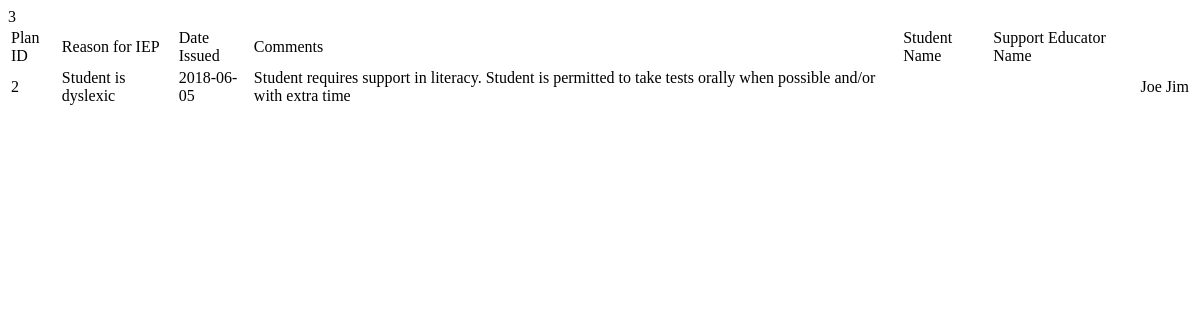
The app's page /php/reporting/viewIEP.php?studentID=3, older data.
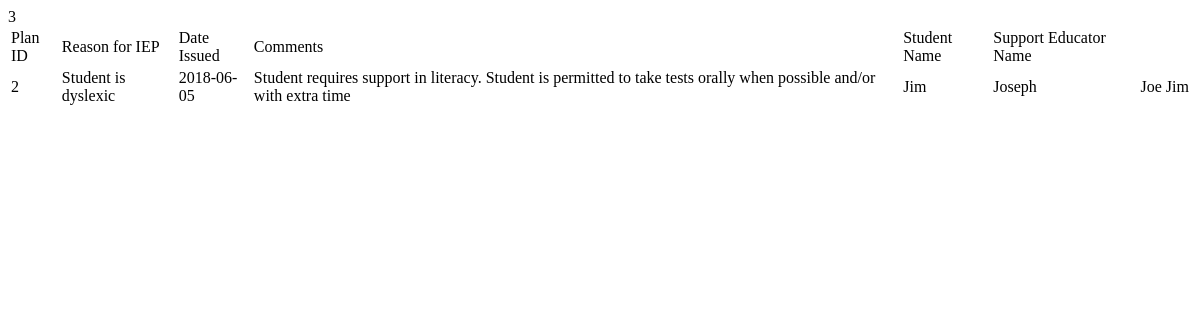
The same page, newer data.
### tables this page shows
CREATE TABLE `IndividualEducationPlan` (
    `planID` INTEGER(10) NOT NULL AUTO_INCREMENT,
    `reason` VARCHAR(100) NOT NULL,
    `dateIssued` CHAR(10) NOT NULL,
    `comments` VARCHAR(500) NOT NULL,
    `supportEducatorID` INTEGER(10) NOT NULL,
    `studentID` INTEGER(10) NOT NULL,
    PRIMARY KEY (`planID`)
);

CREATE TABLE `Student` (
    `studentID` INTEGER(10) NOT NULL AUTO_INCREMENT,
    `firstName` VARCHAR(30) NOT NULL,
    `middleName` VARCHAR(30) NOT NULL,
    `lastName` VARCHAR(60) NOT NULL,
    `gender` VARCHAR(50) NOT NULL,
    `dob` CHAR(10) NOT NULL,
    `grade` INTEGER(10) NOT NULL,
    `address` VARCHAR(100) NOT NULL,
    `phoneNum` CHAR(10) NOT NULL,
    `emailAddress` VARCHAR(100) NOT NULL,
    `allergies` VARCHAR(500) NOT NULL,
    `schoolID` INTEGER(10) NOT NULL,
    `guardianID` INTEGER(10),
    `userID` INTEGER(10) NOT NULL,
    `supportEducatorID` INTEGER(10),
    PRIMARY KEY (`studentID`)
);

CREATE TABLE `SupportEducator` (
    `supportEducatorID` INTEGER(10) NOT NULL AUTO_INCREMENT,
    `supFName` VARCHAR(30) NOT NULL,
    `supLName` VARCHAR(60) NOT NULL,
    `position` VARCHAR(100) NOT NULL,
    `specialty` VARCHAR(100) NOT NULL,
    `phoneNum` CHAR(10) NOT NULL,
    `emailAddress` VARCHAR(100) NOT NULL,
    `userID` INTEGER(10) NOT NULL,
    `schoolID` INTEGER(10) NOT NULL,
    PRIMARY KEY (`supportEducatorID`)
);

### php/reporting/viewIEP.php (the view, shortened to what this page needs)
<!doctype html>
<html lang="en">
<head>
</head>
<body>
<?php
    $studentIDFromForm = $_GET["studentID"];
    echo $studentIDFromForm;
@ $database = new mysqli('localhost', 'root', '', 'stars');
$querySelectIEP = "SELECT planID, reason, dateIssued, comments, supportEducator.supFName, supportEducator.supLName, student.firstName, student.lastName
                  FROM individualeducationplan, supporteducator, student
                  WHERE individualeducationplan.studentID = $studentIDFromForm
                  AND student.studentID = individualeducationplan.studentID
                  AND individualeducationplan.supportEducatorID = supporteducator.supportEducatorID;";
$resultIEP = $database->query($querySelectIEP);
if ($resultIEP->num_rows > 0) {
    ?>
    <table>
        <thead>
        <tr>
            <td>Plan ID</td>
            <td>Reason for IEP</td>
            <td>Date Issued</td>
            <td>Comments</td>
            <td>Student Name</td>
            <td>Support Educator Name</td>
        </tr>
        </thead>
    <?php
    while ($rowIEP = $resultIEP->fetch_assoc()){
        $planID = $rowIEP["planID"];
        $reason = $rowIEP["reason"];
        $dateIssued = $rowIEP["dateIssued"];
        $comments = $rowIEP["comments"];
        $supportEducatorFirstName = $rowIEP["supFName"];
        $supportEducatorLastName = $rowIEP["supLName"];
        $studentFirstName = $rowIEP["firstName"];
        $studentLastName = $rowIEP["lastName"];
        ?>
        <tbody>
            <tr>
                <td><?php echo $planID; ?></td>
                <td><?php echo $reason; ?></td>
                <td><?php echo $dateIssued; ?></td>
                <td><?php echo $comments; ?></td>
                <td><?php echo $supportEducatorFirstName; ?></td>
                <td><?php echo $supportEducatorLastName; ?></td>
                <td><?php echo $studentFirstName; ?></td>
                <td><?php echo $studentLastName; ?></td>
            </tr>
        </tbody>
        </table>
        <?php }
} else {
    echo "<p>This student has no IEP listed in the system</p>";
}
?>
</body>
</html>

Row changes from the older to the newer data that the page shows:
changed through a linked row, individualeducationplan "Student is dyslexic": supportEducatorID.supFName (not shown) → "Jim"; supportEducatorID.supLName (not shown) → "Joseph"
